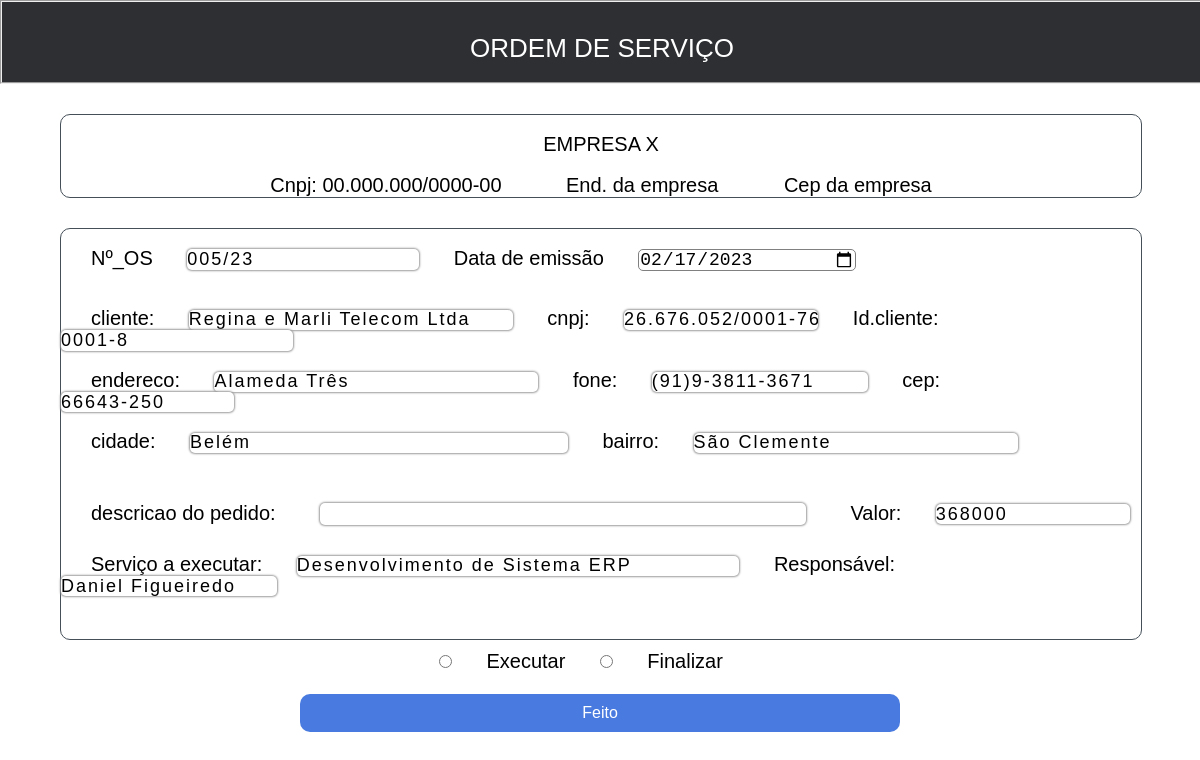
/gp/dadosOS.php?id=5, run on the app's committed database.
### tables this page shows
CREATE TABLE `ordem_de_servico` (
  `id` int NOT NULL AUTO_INCREMENT,
  `Nº_OS` varchar(10) NOT NULL,
  `id_cliente` varchar(45) NOT NULL,
  `cliente` varchar(115) NOT NULL,
  `cnpj` varchar(20) NOT NULL,
  `endereco` varchar(115) NOT NULL,
  `fone` varchar(15) NOT NULL,
  `cep` varchar(45) NOT NULL,
  `cidade` varchar(115) NOT NULL,
  `bairro` varchar(115) NOT NULL,
  `descricao` varchar(225) NOT NULL,
  `servico` varchar(225) NOT NULL,
  `responsavel` varchar(115) NOT NULL,
  `valor` double NOT NULL,
  `data_emissao` date NOT NULL,
  PRIMARY KEY (`id`,`Nº_OS`)
);

### gp/dadosOS.php (the view, shortened to what this page needs)
<?php
    include_once('config.php');
    if(!empty($_GET['id'])){
        $id = $_GET['id'];
        $get = "SELECT * FROM formulario.ordem_de_servico  WHERE id=$id";
        $result = $conexao->query($get);
        if($result->num_rows > 0){
            while($user_data = mysqli_fetch_assoc($result)){
                $Nº_OS = $user_data['Nº_OS'];
                $id_cliente = $user_data['id_cliente'];
                $razao_social = $user_data['cliente'];
                $cnpj = $user_data['cnpj'];
                $telefone = $user_data['fone'];
                $endereco = $user_data['endereco'];
                $bairro = $user_data['bairro'];
                $cidade = $user_data['cidade'];
                $cep = $user_data['cep'];
                $servico = $user_data['servico'];
                $responsavel = $user_data['responsavel'];
                $descricao = $user_data['descricao'];
                $valor = $user_data['valor'];
                $data_emissao = $user_data['data_emissao'];
            }
        }
        else{
            header('Location: ver-os.php');
        }
    }
?>
<!DOCTYPE html>
<html lang="pt">
<head>
</head>
<body>
    <div class="container">
        <fieldset><br>ORDEM DE SERVIÇO</fieldset>
            <div class="box" id="bx-bx">
            <br>
            <label >EMPRESA X</label><br><br>
            <label >Cnpj: 00.000.000/0000-00</label>
            <label >End. da empresa </label>
            <label >Cep da empresa</label>
            </div>
        <form action="dadosOS.php" method="POST">
            <div class="box" id="bx">
            <br>
            <label >Nº_OS</label>
            <input type="text" id="num" name="num" required class="input" autocomplete="off" placeholder="000/00" value="<?php echo $Nº_OS?>">
            <label >Data de emissão</label>
            <input type="date" id="data" name="data_emissao" required value="<?php echo $data_emissao?>"><br><br><br>
            <label for="cliente">cliente:</label>
            <input type="text" id="cliente" name="cliente" class="input" autocomplete="off" value="<?php echo $razao_social?>">
            <label for="cnpj">cnpj:</label>
            <input type="text" id="cnpj" name="cnpj" class="input" autocomplete="off" placeholder="00.000.000/0000-00" value="<?php echo $cnpj?>">
            <label for="id_cliente">Id.cliente:</label>
            <input type="text" id="id_cliente" name="id_cliente" class="input" autocomplete="off" value="<?php echo $id_cliente?>"><br><br>
            <label for="endereco">endereco:</label>
            <input type="text" id="endereco" name="endereco" class="input" autocomplete="off" value="<?php echo $endereco?>">
            <label for="telefone">fone:</label>
            <input type="tel" id="telefone" name="telefone" class="input" autocomplete="off" placeholder="(00)0-0000-0000" value="<?php echo $telefone?>">
            <label for="cep">cep:</label>
            <input type="text" id="cep" name="cep" class="input"autocomplete="off" placeholder="00000-000"value="<?php echo $cep?>"><br><br>
            <label for="cidade">cidade:</label>
            <input type="text" id="cidade" name="cidade" class="input" autocomplete="off" value="<?php echo $cidade?>">
            <label for="bairro">bairro:</label>
            <input type="text" id="bairro" name="bairro" class="input" autocomplete="off" value="<?php echo $bairro?>"><br>
            <label for="descricao">descricao do pedido:</label>
            <input type="text" id="descricao" name="descricao" class="input" autocomplete="off" value="<?php echo $descricao?>">
            <label for="valor" id="v">Valor:</label>
            <input type="text" id="valor" name="valor" class="input" autocomplete="off" placeholder="R$ 00,00" value="<?php echo $valor?>"><br><br>
            <label for="servico">Serviço a executar:</label>
            <input type="text" id="servico" name="servico" class="input" autocomplete="off" value="<?php echo $servico?>">
            <label for="responsavel">Responsável:</label>
            <input type="text" id="responsavel" name="responsavel" class="input" autocomplete="off" value="<?php echo $responsavel?>"><br><br>
            <br><br>
            <div class="status">
                <input type="radio" name=" status_os" id=" exe" value="Em Execução">
                <label class="form-check-label" for=" exe">Executar</label>
                <input type="radio" name=" status_os" id=" feito" value="Finalizada">
                <label class="form-check-label" for=" feito">Finalizar</label>
            </div>
            <br><br>
        </div>
        <br><br><br>
        <button id="executar" name="executar" type="submit">Feito</button>
        <br><br><br>
        </form>
    </div>
</body>
</html>

### gp/dadosOS.php (style rules this page uses)
* { margin: 0; padding: 0; }
.box { border: 1px solid #454f58; margin-left: 60px; width: 90%; height: 90px; align-items: center; margin-top: 30px; border-radius: 10px; }
body { align-items: center; position: relatiave; font-family: Arial, Helvetica, sans-serif, 'Arial Narrow', Arial, sans-serif; }
#bx { height: 410px; }
#bx-bx { left: 60%; height: 60%; text-align: center; }
#descricao { width: 45%; margin: 10px; margin-top: 50px; height: 22px; }
.box label { font-size: 20px; flex-direction: column; margin: 30px; align-items: center; }
fieldset { background-color: rgb(45, 47, 51); width: 100%; height: 80px; color: white; text-align: center; font-size: 26PX; align-items: center; }
#servico { width: 41%; height: 20px; }
#valor { width: 18%; height: 20px; }
#responsavel { width: 20%; height: 20px; }
#cliente { width: 30%; height: 20px; }
#cnpj { width: 18%; height: 20px; }
#endereco { width: 30%; height: 20px; }
#bairro { height: 20px; width: 30%; }
#cep { width: 16%; height: 20px; }
#cidade { width: 35%; height: 20px; }
#telefone { height: 20px; width: 20%; }
#data { height: 20px; width: 20%; font-size: 18px; outline: none; border-radius: 5px; border: 1px solid gray; }
.input { font-size: 18px; text-decoration: none; border-style:unset; box-shadow: 0px 0px 2px 1px #9c9c9c; border-radius: 5px; outline: none; letter-spacing: 2px; }
#executar { width: 50%; padding: 10px; margin-left: 25%; font-size: 16px; background: rgb(72, 122, 223); color: white; border: none; border-radius: 10px; cursor: pointer; }
.status { flex-direction: row; margin-left: 35%; }

### data on the page
ordem_de_servico: num "005/23", data_emissao "02/17/2023", cliente "Regina e Marli Telecom Ltda", cnpj "26.676.052/0001-76", id_cliente "0001-8", endereco "Alameda Três", telefone "(91)9-3811-3671", cidade "Belém", bairro "São Clemente", valor "368000", servico "Desenvolvimento de Sistema ERP", responsavel "Daniel Figueiredo"
